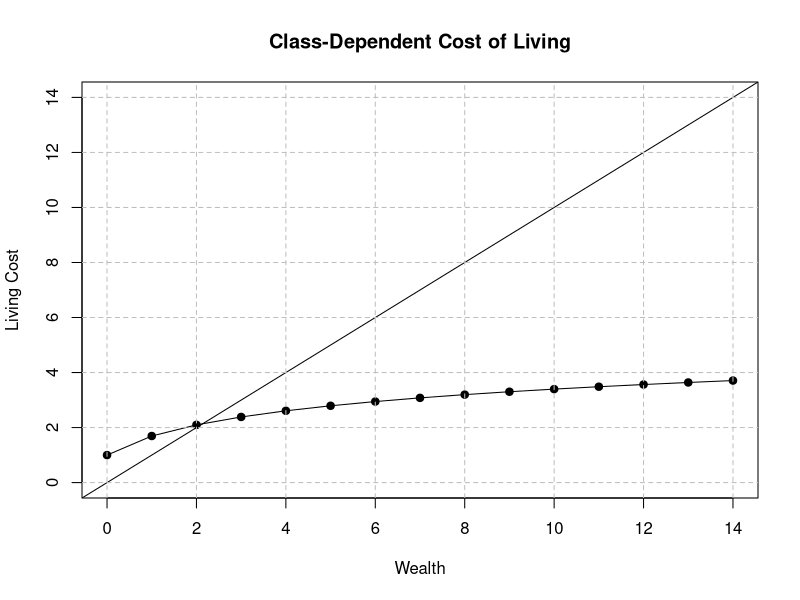
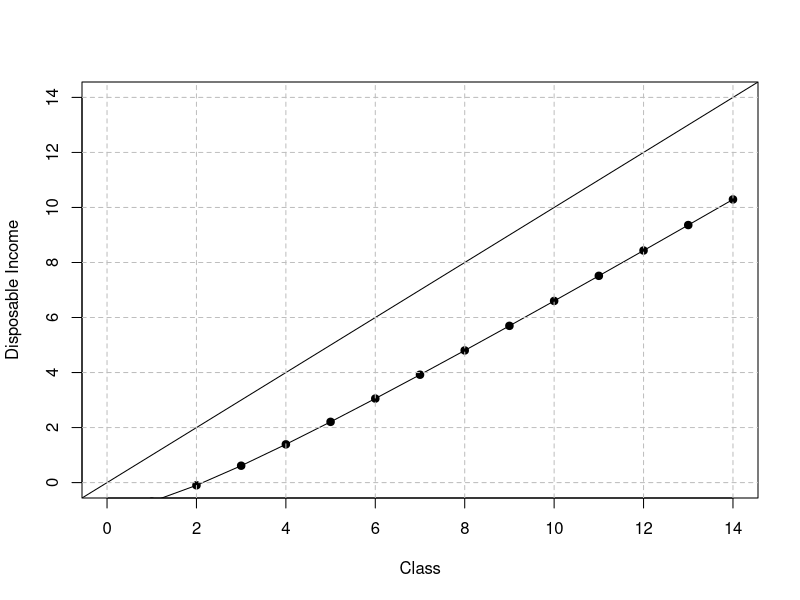

Recreate these plots in R, in order.
# this script visualize the relationship between starvation threshold and wealth/class # nolint

rm(list = ls())

# parameters
wealth <- seq(0, 14)
threshold_base <- 1

# a logarithmic function
threshold <- threshold_base + log(wealth + 1)

# pdf(file = "./figures/class_dependent_living_cost.pdf")
plot(threshold ~ wealth, type = "l", ylim = c(0, max(wealth)), ylab = "Living Cost", xlab = "Wealth", main = "Class-Dependent Cost of Living")
points(threshold ~ wealth, pch = 19)
abline(a = 0, b = 1)
grid(col = "gray", lty = "dashed")
# dev.off()


# plot Disposable Income
disposable_income <- wealth - threshold
plot(disposable_income ~ wealth, type = "l", xlab = "Class", ylab = "Disposable Income", ylim = c(0, max(wealth)))
points(disposable_income ~ wealth, pch = 19)
abline(a = 0, b = 1)
grid(col = "gray", lty = "dashed")
